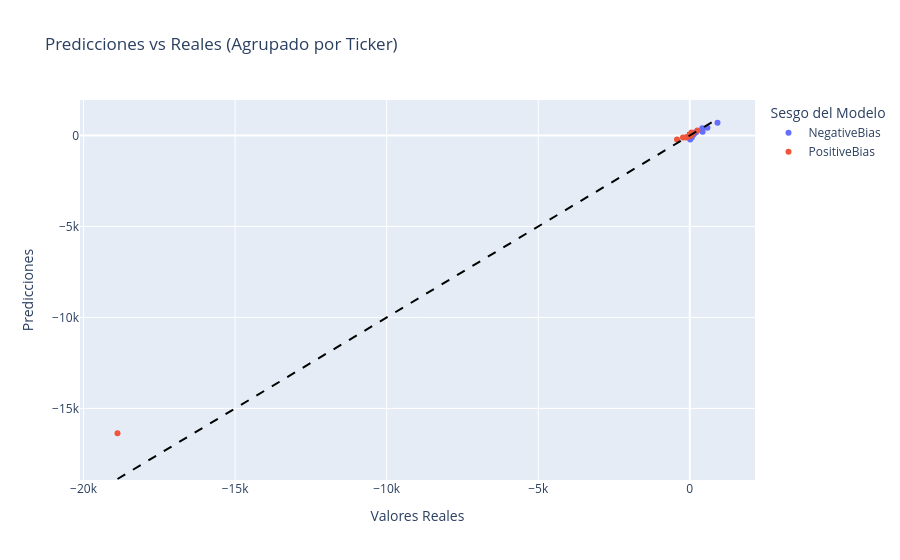

Here is the notebook cell this chart was saved with:
### Markdown cell above
Se generan 2 clusters segun las predicciones:
* Positive_Bias: si los residuos son mayores o iguales a cero.
* Negative_Bias: si los residuos son menores a cero.

### Code cell
# Se dividen los datos para predecir el valor de la última fecha disponible para cada ticker en el conjunto de test
X_train = X.iloc[:-len(df['Ticker'].unique())]  # Todos menos la última fecha de cada ticker
y_train = y.iloc[:-len(df['Ticker'].unique())]
X_test = X.iloc[-len(df['Ticker'].unique()):]   # Solo la última fecha de cada ticker
y_test = y.iloc[-len(df['Ticker'].unique()):]

# Recuperar el ticker usando el indice de y_test
tickers_test = df.loc[y_test.index, 'Ticker']

# Predicciones en el conjunto de test
y_pred = pipe.predict(X_test)

# Consolidar resultados individuales en un DataFrame
resultados_df = pd.DataFrame({
    'Ticker': tickers_test,
    'Predicted': y_pred,
    'Observed': y_test
})

# Calcular el residuo para cada predicción
resultados_df['Residuals'] = resultados_df['Predicted'] - resultados_df['Observed']

# Agrupar por ticker
resultados_agrupados = resultados_df.groupby('Ticker')[['Predicted', 'Observed', 'Residuals']].mean()

# Generar el Cluster sobre el promedio de los residuos
resultados_agrupados['Cluster'] = ['PositiveBias' if r >= 0 else 'NegativeBias' 
                                   for r in resultados_agrupados['Residuals']]

# Visualizar
fig = px.scatter(
    resultados_agrupados, 
    x='Observed', 
    y='Predicted', 
    color='Cluster',
    hover_name=resultados_agrupados.index, 
    labels={'Observed':'Valores Reales', 'Predicted':'Predicciones', 'Cluster':'Sesgo del Modelo'},
    title='Predicciones vs Reales (Agrupado por Ticker)'
)

# Línea de identidad perfecta
min_val = resultados_agrupados['Observed'].min()
max_val = resultados_agrupados['Observed'].max()
fig.add_shape(type='line', x0=min_val, y0=min_val, x1=max_val, y1=max_val,
              line=dict(color='black', dash='dash', width=2))
fig.show()

# Estadísticas por cluster a nivel Ticker
over_mask = resultados_agrupados['Cluster'] == 'PositiveBias'
under_mask = resultados_agrupados['Cluster'] == 'NegativeBias'

print("\nEstadísticas por cluster (a nivel de Ticker):")
print(f"Overprediction: {over_mask.sum()} tickers, residuo medio global: {resultados_agrupados.loc[over_mask, 'Residuals'].mean():.4f}")
print(f"Underprediction: {under_mask.sum()} tickers, residuo medio global: {resultados_agrupados.loc[under_mask, 'Residuals'].mean():.4f}")

### Figure 1 — Plotly figure (JSON) as saved in the notebook; plotly's stock layout.template omitted (floating-point values rounded to 4 significant figures; data arrays with more than 128 entries replaced by an {"elided": "..."} marker saying what was removed)
{"data": [{"hovertemplate": "<b>%{hovertext}</b><br><br>Sesgo del Modelo=NegativeBias<br>Valores Reales=%{x}<br>Predicciones=%{y}<extra></extra>", "hovertext": {"elided": "192 str values"}, "legendgroup": "NegativeBias", "marker": {"color": "#636efa", "symbol": "circle"}, "mode": "markers", "name": "NegativeBias", "orientation": "v", "showlegend": true, "type": "scatter", "x": {"elided": "192 float values"}, "xaxis": "x", "y": {"elided": "192 float values"}, "yaxis": "y"}, {"hovertemplate": "<b>%{hovertext}</b><br><br>Sesgo del Modelo=PositiveBias<br>Valores Reales=%{x}<br>Predicciones=%{y}<extra></extra>", "hovertext": {"elided": "263 str values"}, "legendgroup": "PositiveBias", "marker": {"color": "#EF553B", "symbol": "circle"}, "mode": "markers", "name": "PositiveBias", "orientation": "v", "showlegend": true, "type": "scatter", "x": {"elided": "263 float values"}, "xaxis": "x", "y": {"elided": "263 float values"}, "yaxis": "y"}], "layout": {"legend": {"title": {"text": "Sesgo del Modelo"}, "tracegroupgap": 0}, "shapes": [{"line": {"color": "black", "dash": "dash", "width": 2}, "type": "line", "x0": -18880.0, "x1": 913.6, "y0": -18880.0, "y1": 913.6}], "title": {"text": "Predicciones vs Reales (Agrupado por Ticker)"}, "xaxis": {"anchor": "y", "domain": [0, 1], "title": {"text": "Valores Reales"}}, "yaxis": {"anchor": "x", "domain": [0, 1], "title": {"text": "Predicciones"}}}}
